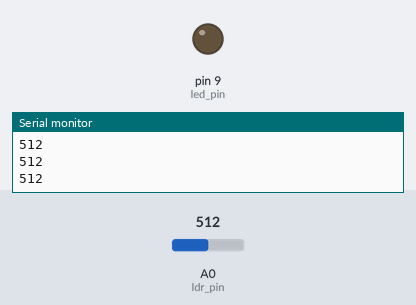
A sketch run on a simulated Arduino Uno, built with avr-gcc and run on an emulated ATmega328P. Shown: output pins drawn as LEDs (lit = HIGH), the last lines printed to the serial monitor. The test bench sets the inputs (shaded band); at power-on: A0 (ldr_pin) = 512.

Above: at 1.2 s.
1.3 s: A0 (ldr_pin) set to 231
2.8 s: A0 (ldr_pin) set to 214
At 3.9 s:
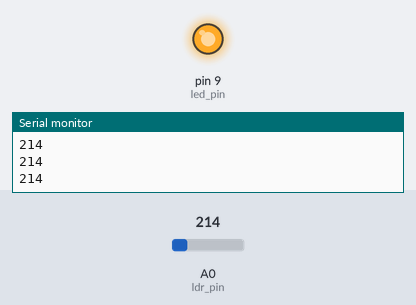
4.3 s: A0 (ldr_pin) set to 267
At 5.3 s:
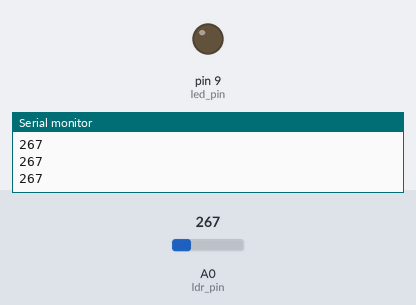
5.8 s: A0 (ldr_pin) set to 210
At 6.6 s:
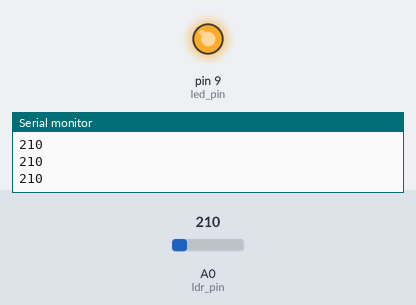
Timing chart, 0 to 8.3 s (numbered marks = the images above; inputs shaded):
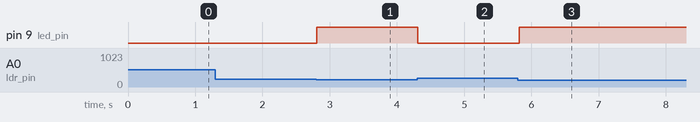

The sketch:

led_ldr.ino
```cpp
int ldr_pin = A0;
int led_pin = 9;

void setup() {
  // put your setup code here, to run once:
  pinMode(ldr_pin, INPUT);
  pinMode(led_pin, OUTPUT);
  Serial.begin(9600);
}

void loop() {
  // put your main code here, to run repeatedly:
  int value = analogRead(ldr_pin);
  if (value >= 250) {
    digitalWrite(led_pin, LOW);
  }
  else if (value <= 220) {
    digitalWrite(led_pin, HIGH);
  }
  Serial.println(value);
  delay(100);
}
```

Measured:
- the behaviour switches between 221 and 220 on A0 (ldr_pin) (found by bisection; images 0 and 1)
- the behaviour switches between 249 and 250 on A0 (ldr_pin) (found by bisection; images 1 and 2)
- after the input at 2.8 s, pin 9 (led_pin): LOW → HIGH at once
- after the input at 4.3 s, pin 9 (led_pin): HIGH → LOW at once
- after the input at 5.8 s, pin 9 (led_pin): LOW → HIGH at once
